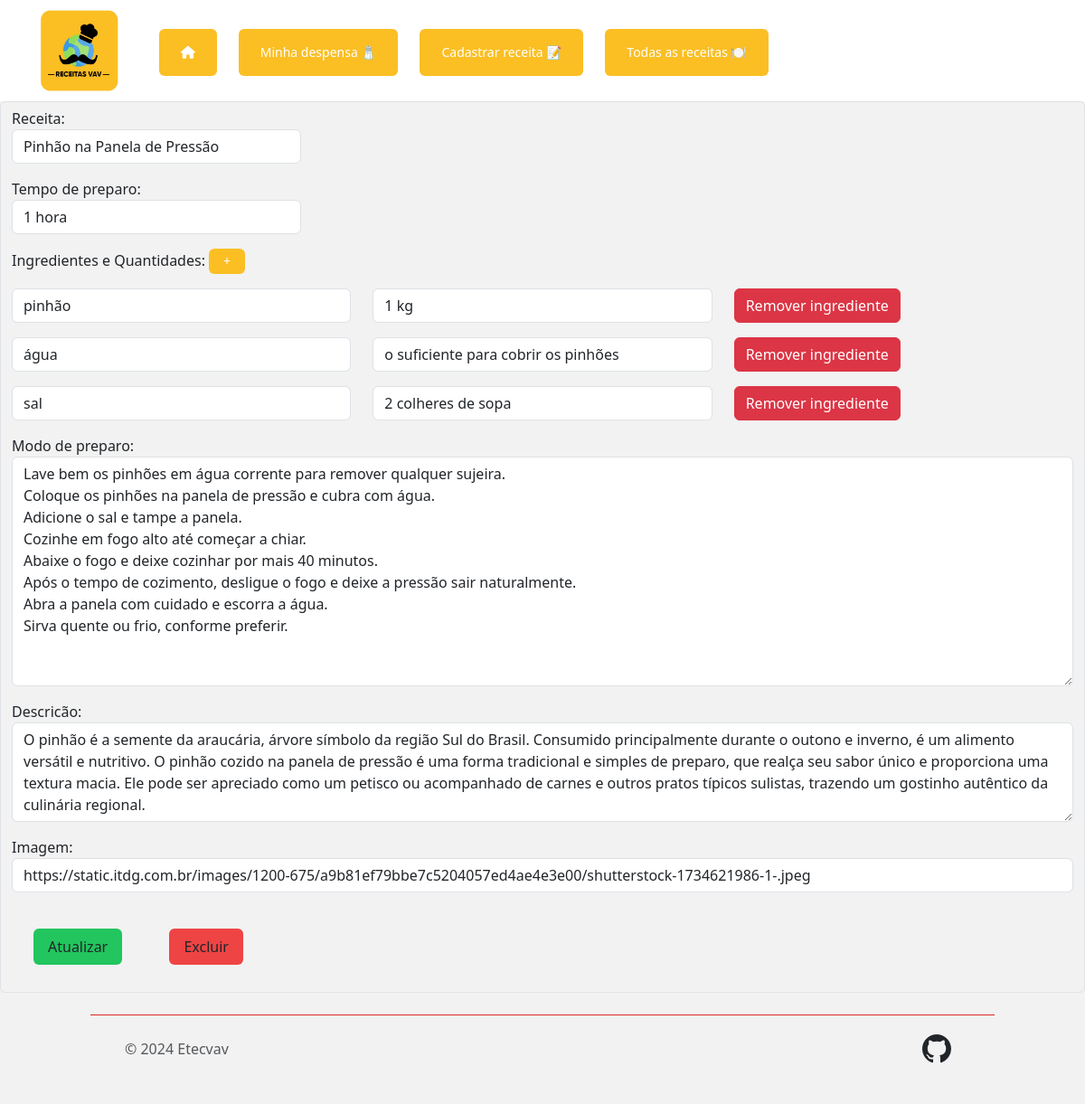
Screenshot of /editar/24 with the database file from the repository.
### app.py (models this page shows, shortened)
class receitas(db.Model):
  __tablename__ = 'receitas'
  idReceita = db.Column(Integer, primary_key=True, autoincrement=True)
  nomeReceita = db.Column(String(30))
  preparo = db.Column(String(760))
  imagem = db.Column(db.String(120))
  tempo = db.Column(db.String(50))
  descricao = db.Column(db.String(50))
  ingredientes = relationship('ingredientes', back_populates='receita')

class ingredientes(db.Model):
    __tablename__ = 'ingredientes'
    idIngrediente = db.Column(Integer, primary_key=True, autoincrement=True)
    quantidade = db.Column(String(100))
    nomeIngrediente = db.Column(String(30))
    idReceita = db.Column(Integer, ForeignKey('receitas.idReceita'), nullable=False)
    receita = relationship('receitas', back_populates='ingredientes')

### app.py (the view, shortened to what this page needs)
@app.route('/editar/<int:idReceita>', methods=['GET', 'POST'])
def editar(idReceita):
    receita = receitas.query.get(idReceita)
    ingredientes_receita = getReceitaComIngredientesPorId(idReceita)[0]
    ingredientes_no_banco = db.session.query(ingredientes.nomeIngrediente).distinct().all()
    return render_template('editar.html', receita=receita, ingredientes_receita=ingredientes_receita)

### app.py (called while the page is built)
def getReceitaComIngredientesPorId(idReceita):
    consulta = db.session.query(receitas, ingredientes.nomeIngrediente, ingredientes.quantidade).\
        join(ingredientes).\
        filter(receitas.idReceita == idReceita).\
        all()
    receitas_com_ingredientes = {}
    for receita, ingrediente, quantidade in consulta:
        if receita.idReceita not in receitas_com_ingredientes:
            receitas_com_ingredientes[receita.idReceita] = {
                'receita': receita,
                'ingredientes': []
            }
        receitas_com_ingredientes[receita.idReceita]['ingredientes'].append({
            'nomeIngrediente': ingrediente,
            'quantidade': quantidade
        })
    return list(receitas_com_ingredientes.values())

### templates/editar.html (shortened to what this page needs)
{% extends 'base.html' %}
{% block conteudo %}
<form style="background-color: #F2F2F2;" action="/editar/{{receita.idReceita}}" method="POST" class="form-control">
    <div class="mb-3">
        <label for="nomeReceita">Receita:</label>
        <input type="text" class="form-control" name="nomeReceita" style="width:20rem" placeholder="Digite o nome de sua receita" value="{{receita.nomeReceita}}" required>
    </div>
    <div class="mb-3">
        <label for="tempo">Tempo de preparo:</label>
        <input type="text" class="form-control" name="tempo" style="width:20rem" placeholder="Digite o tempo de preparo" value="{{receita.tempo}}" required>
    </div>
    <div class="mb-3" id="ingredientesContainer">
        <label>Ingredientes e Quantidades:</label>
        <button type="button" class="bg-amber-400 text-white hover:bg-amber-500 rounded-md px-3 py-1 mb-3 text-sm font-medium" onclick="adicionarCampo()"> + </button>
        {% for ingrediente in receita.ingredientes %}
        <div class="row mb-3 ingrediente">
            <div class="col-4">
                <input type="text" name="ingredientes[]" placeholder="Ingrediente" value="{{ingrediente.nomeIngrediente}}" required class="form-control">
            </div>
            <div class="col-4">
                <input type="text" name="quantidades[]" placeholder="Quantidade" value="{{ingrediente.quantidade}}" required class="form-control">
            </div>
            <div class="col-4">
                <button type="button" class="btn btn-danger" onclick="removerIngrediente(this)">Remover ingrediente</button>
            </div>
        </div>
        {% endfor %}
    </div>
    <div class="mb-3">
        <label for="preparo">Modo de preparo:</label>
        <textarea type="text" class="form-control" name="preparo"  placeholder="Digite o modo de preparo" required rows="10">{{receita.preparo}}</textarea>
    </div>
    <div class="mb-3">
        <label for="preparo">Descricão:</label>
        <textarea type="text" class="form-control" name="desc" required placeholder="Digite a descrição" rows="4">{{receita.descricao}}</textarea>
    </div>
    <div class="mb-3">
        <label for="imagem">Imagem:</label>
        <input type="text" class="form-control" name="imagem" value="{{receita.imagem}}" placeholder="Pesquise pelo Google - Clique com o botão direito do mouse sobre a imagem escolhida - copiar endereço - cole o endereço aqui neste campo" required>
    </div>
    <button class="rounded-md px-3 py-2 bg-green-500 hover:bg-green-600 m-6" type="submit">Atualizar</button>
    <a href="/deletar/{{receita.idReceita}}" class="rounded-md px-3 py-2 bg-red-500 hover:bg-red-600 m-6" type="submit">Excluir</a>
</form>
{% endblock conteudo %}

### rows the page displays
receitas: nomeReceita "Pinhão na Panela de Pressão", tempo "1 hora", preparo "Lave bem os pinhões em água corrente para remover qualquer sujeira. Coloque os pinhões na panela de pressão e cubra com água. Adicione o sal e tampe a panela. Cozinhe em fogo alto até começar a chiar. Abaixe o fogo e deixe cozinhar por mais 40 minutos. Após o tempo de cozimento, desligue o fogo e deixe a pressão sair naturalmente. Abra a panela com cuidado e escorra a água. Sirva quente ou frio, conforme preferir.", desc "O pinhão é a semente da araucária, árvore símbolo da região Sul do Brasil. Consumido principalmente durante o outono e inverno, é um alimento versátil e nutritivo. O pinhão cozido na panela de pressão é uma forma tradicional e simples de preparo, que realça seu sabor único e proporciona uma textura macia. Ele pode ser apreciado como um petisco ou acompanhado de carnes e outros pratos típicos sulistas, trazendo um gostinho autêntico da culinária regional.", imagem "https://static.itdg.com.br/images/1200-675/a9b81ef79bbe7c5204057ed4ae4e3e00/shutterstock-1734621986-1-.jpeg"
ingredientes: nomeIngrediente "pinhão", quantidade "1 kg"
ingredientes: nomeIngrediente "água", quantidade "o suficiente para cobrir os pinhões"
ingredientes: nomeIngrediente "sal", quantidade "2 colheres de sopa"
